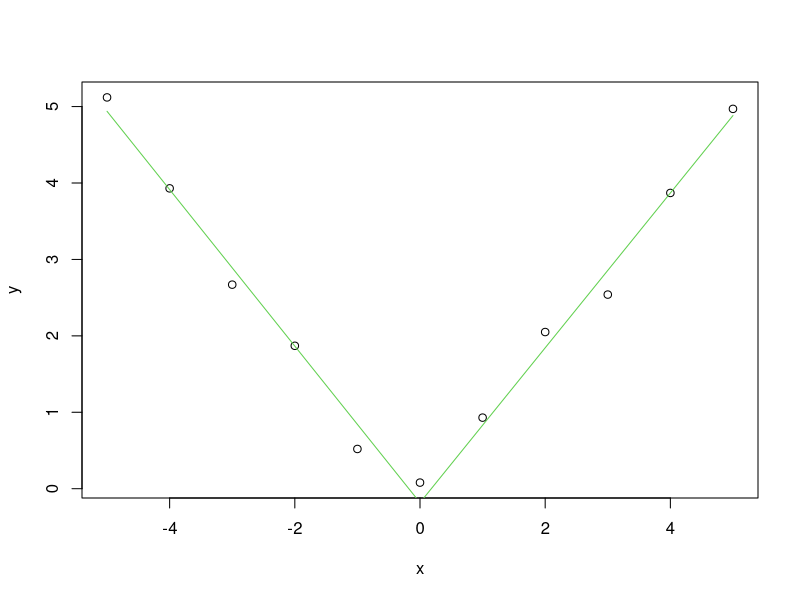

The R script that drew this image:
# Problem 1.
library(MASS)
?shuttle
shuttle$newUse <- as.numeric(shuttle$use == "auto")
fit <- glm(newUse ~ as.factor(wind) - 1, data=shuttle, family="binomial")
odds <- exp(summary(fit)$coef)
odds[1]/odds[2]

# Problem 2.
fit <- glm(newUse ~ as.factor(wind) + factor(magn) - 1, 
           family="binomial", data=shuttle)
summary(fit)$coef
exp(coef(fit))
odds <- exp(summary(fit)$coef)
odds[1]/odds[2]

# Problem 3.
fit2 <- glm(I(1 - newUse) ~ as.factor(wind) - 1, data=shuttle, family="binomial")
summary(fit2)$coef
summary(fit)$coef

# Problem 4.
fit <- glm(count ~ spray - 1, data=InsectSprays, family="poisson")
summary(fit)$coef
rate <- exp(coef(fit))
rate[1] / rate[2] # 0.9456522

# Problem 5.
fit <- glm(count ~ as.factor(spray) + offset(log(count+1)), 
           family="poisson", data=InsectSprays)
fit2 <- glm(count ~ as.factor(spray) + offset(log(10)+log(count+1)), 
            family="poisson", data=InsectSprays)
summary(fit)$coef
summary(fit2)$coef  
# as.factor(spray)B  0.003512473
# The coefficient estimate is unchanged

# Problem 6.
x <- -5 : 5
y <- c(5.12, 3.93, 2.67, 1.87, 0.52, 0.08, 0.93, 2.05, 2.54, 3.87, 4.97)
knotPoint <- c(0)
spline <- sapply(knotPoint, function(knot) (x > knot) * (x - knot))
xMatrix <- cbind(1, x, spline)
fit <- lm(y ~ xMatrix - 1)
yhat <- predict(fit)
yhat
slope <- fit$coef[2] + fit$coef[3]
slope # 1.013
plot(x, y)
lines(x, yhat, col=3)